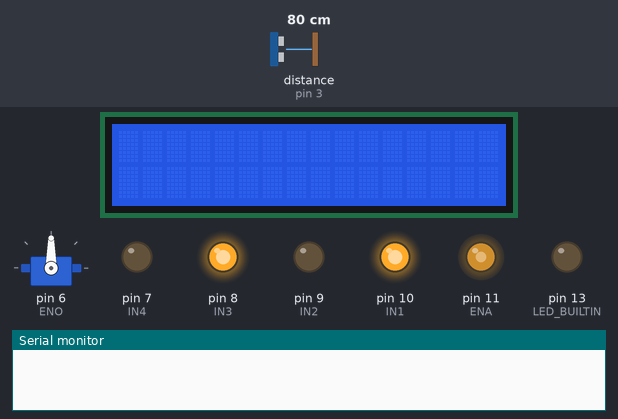
The sketch below on a simulated Arduino Mega 2560, built with avr-gcc and run on an emulated ATmega2560. Parts: 16×2 character LCD, servo, output pins drawn as LEDs (lit = HIGH), the last lines printed to the serial monitor. The inputs (shaded band) are chosen by the test bench; at power-on: distance to the obstacle (sensor on pin 3) 80 cm. The echo pulse lasts 58.3 µs per cm; pins used as bus, display or sensor lines are not drawn.

Above: at 1.2 s.
1.3 s: distance to the obstacle (sensor on pin 3) set to 21 cm
2.8 s: distance to the obstacle (sensor on pin 3) set to 17 cm
At 2.87 s:
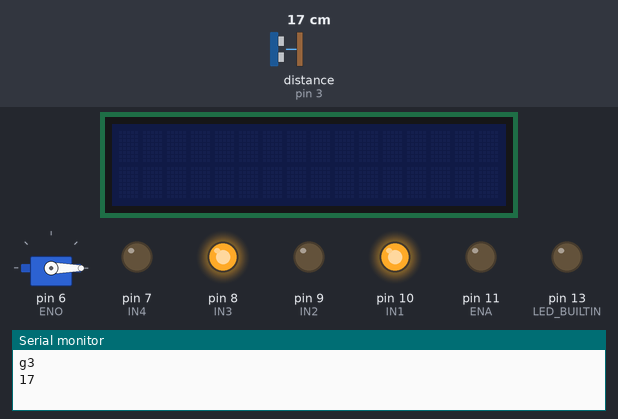
6.8 s: distance to the obstacle (sensor on pin 3) set to 35 cm
At 8.8 s:
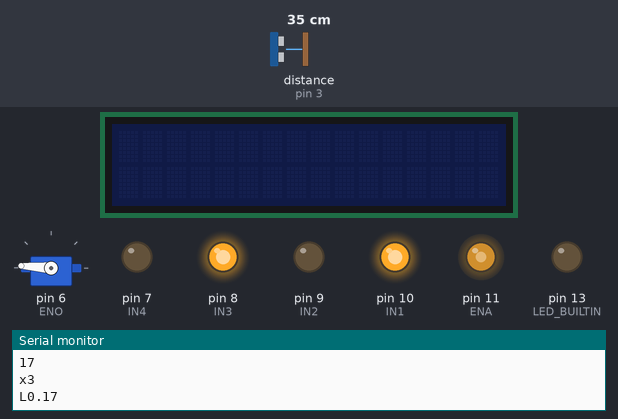
9.1 s: distance to the obstacle (sensor on pin 3) set to 2 cm
At 10.3 s:
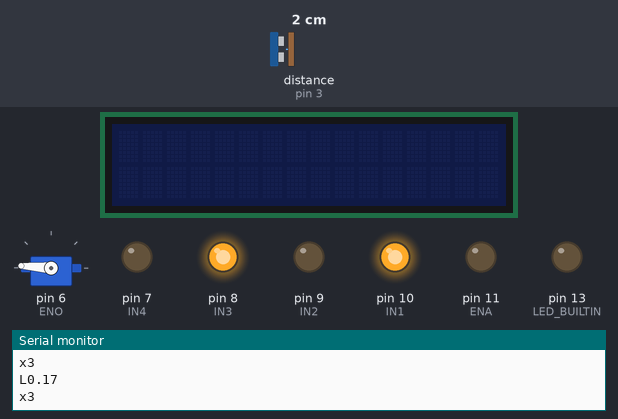
10.6 s: distance to the obstacle (sensor on pin 3) set to 60 cm
At 11.8 s:
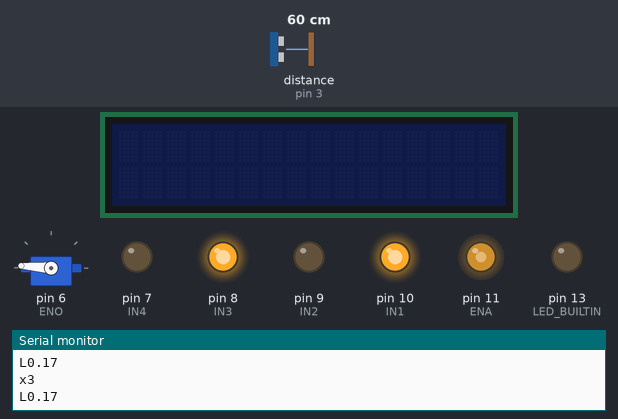
Timing chart, 0 to 13.1 s (numbered marks = the images above; inputs shaded):
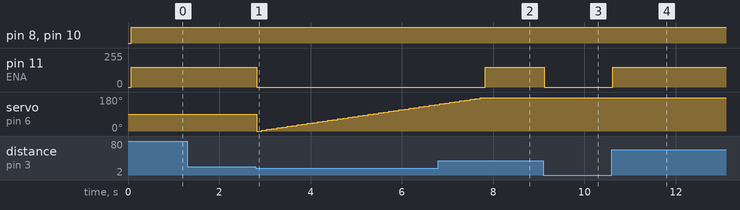

Measured:
- the behaviour switches between 19 and 18 cm on distance to the obstacle (sensor on pin 3) (found by bisection; images 0 and 1)
- after the input at 1.3 s, every drawn part: stays the same
- after the input at 2.8 s, pin 11 (ENA): 150/255 → 0/255 at once; servo on pin 6 (ENO): 90° → 0° at once, → 4° 0.11 s later, → 8° 0.11 s later, → 12° 0.11 s later, … (36 changes in this stretch)
- after the input at 6.8 s, pin 11 (ENA): 0/255 → 150/255 after 1.0 s
- after the input at 9.1 s, pin 11 (ENA): 150/255 → 0/255 at once
- after the input at 10.6 s, pin 11 (ENA): 0/255 → 150/255 at once

The sketch:

LIBRE_POR_EL_MUNDO.ino
```cpp
#include <Wire.h>
#include <LCD.h>
#include <LiquidCrystal_I2C.h>
LiquidCrystal_I2C lcd (0x27, 2, 1, 0, 4, 5, 6, 7); // DIR, E, RW, RS, D4, D5, D6, D7
bool lux;
#include <Servo.h>
#include <NewPing.h>
Servo s;

#define TRIGGER_PIN  2
#define ECHO_PIN  3
#define MAX_DISTANCE 500 //maximum sensor distance is rated at 400-500cm.

NewPing sonar(TRIGGER_PIN, ECHO_PIN, MAX_DISTANCE); // NewPing setup of pins and maximum distance.

unsigned int pingSpeed = 50;
unsigned long pingTimer;

int t = 1000;

int IN1 = 10;
int IN2 = 9;
int ENA = 11;
int IN3 = 8;
int IN4 = 7;
int ENO = 6;

void servox();
void Adelante();

volatile int CONTADOR = 0;
volatile float XX = 0;
volatile int g1 = 0;
volatile int g = 0;
volatile int XI;
volatile float L;

void setup() {
  lcd.setBacklightPin(3, POSITIVE);
  lcd.setBacklight(HIGH);
  lcd.begin(16, 2);
  lcd.clear();

  Serial.begin(9600);
  pingTimer = millis();
  pinMode(LED_BUILTIN, OUTPUT);
  pinMode(IN1, OUTPUT);
  pinMode(IN2, OUTPUT);
  pinMode(ENA, OUTPUT);
  pinMode(IN3, OUTPUT);
  pinMode(IN4, OUTPUT);
  pinMode(ENO, OUTPUT);
  s.attach(6);
}
void loop() {
  if (millis() >= pingTimer) {
    pingTimer += pingSpeed;
    sonar.ping_timer(echoCheck);
  }
  if ((sonar.ping_result / US_ROUNDTRIP_CM) > 18) {
    Adelante();
  }
  else {
    digitalWrite(ENA, 0);
    digitalWrite(ENO, 0);
    servox();
    if (g1 >= 90) {//DERECHA
      while (XX > L) {
        attachInterrupt(digitalPinToInterrupt(2), sensor, RISING);
        DERECHA();
      }
    }
    if (g1 <= 90) { //IZQUIERDA
      while (XX > L) {
        attachInterrupt(digitalPinToInterrupt(2), sensor, RISING);
        IZQUIERDA();
      }
    }
  }
}
void echoCheck() {
  if (sonar.check_timer()) {
    // Serial.print("Ping: ");
    // Serial.print(sonar.ping_result / US_ROUNDTRIP_CM);
    //Serial.println("cm");                                     //imprimir distacia del ultrasonico al obstaculo
  }
}
void sensor() {
  CONTADOR++;
  XX = (CONTADOR * 6.6 * 3.14) / 20;// CONVERSION A DISCTANCIA RECORIDA                          **
}
void servox() {
  for (g; g < 180; g++) {
    int n;
    lux != lux;
    lcd.setBacklight(lux);
    s.write(g);
    g += 3;     //                      ** +1
    //XI = max(g, XI); //  agulo
    n = XI;
    XI = max((sonar.ping_result / US_ROUNDTRIP_CM), XI);//mal
    if(XI > n){
     g1 = g;
      }
    Serial.print('g');
    Serial.println(g);
    Serial.println(sonar.ping_result / US_ROUNDTRIP_CM);
    delay(110);
  }
  L = ((3.14 * 6.6 * g1) / 360); //(PI*D*Ø)/360 ; longitud de arco
  Serial.print('x');
  Serial.println(g1);
  Serial.print('L');
  Serial.println(L);
}
void Adelante() {
  analogWrite(ENA, 150);
  digitalWrite(IN1, HIGH);
  digitalWrite(IN2, LOW);

  analogWrite(ENO, 150);
  digitalWrite(IN3, HIGH);
  digitalWrite(IN4, LOW);
}
void IZQUIERDA() {
  digitalWrite(ENA, 0);

  analogWrite(ENO, 150);
  digitalWrite(IN3, HIGH);
  digitalWrite(IN4, LOW);
}
void DERECHA() {
  analogWrite(ENA, 150);
  digitalWrite(IN1, HIGH);
  digitalWrite(IN2, LOW);

  digitalWrite(ENO, 0);
}
```
